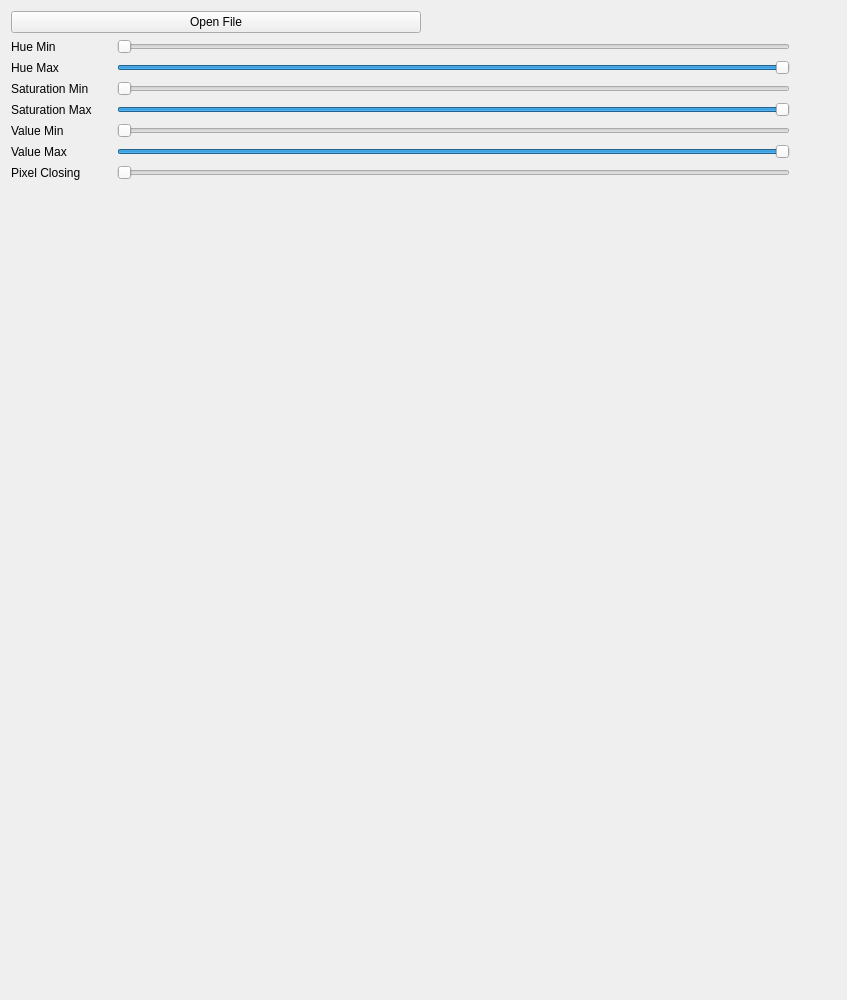
<?xml version="1.0" encoding="UTF-8"?>
<ui version="4.0">
 <class>Form</class>
 <widget class="QWidget" name="Form">
  <property name="geometry">
   <rect>
    <x>0</x>
    <y>0</y>
    <width>847</width>
    <height>1000</height>
   </rect>
  </property>
  <property name="windowTitle">
   <string>Form</string>
  </property>
  <layout class="QVBoxLayout" name="verticalLayout_2">
   <item>
    <layout class="QHBoxLayout" name="horizontalLayout">
     <item>
      <widget class="QPushButton" name="openFileButton">
       <property name="text">
        <string>Open File</string>
       </property>
      </widget>
     </item>
     <item>
      <widget class="QLabel" name="filepath">
       <property name="text">
        <string/>
       </property>
      </widget>
     </item>
    </layout>
   </item>
   <item>
    <layout class="QHBoxLayout" name="horizontalLayout_5">
     <item>
      <widget class="QLabel" name="label">
       <property name="minimumSize">
        <size>
         <width>100</width>
         <height>0</height>
        </size>
       </property>
       <property name="maximumSize">
        <size>
         <width>100</width>
         <height>16777215</height>
        </size>
       </property>
       <property name="text">
        <string>Hue Min</string>
       </property>
      </widget>
     </item>
     <item>
      <widget class="QSlider" name="hueMinSlider">
       <property name="maximum">
        <number>180</number>
       </property>
       <property name="sliderPosition">
        <number>0</number>
       </property>
       <property name="tracking">
        <bool>true</bool>
       </property>
       <property name="orientation">
        <enum>Qt::Horizontal</enum>
       </property>
      </widget>
     </item>
     <item>
      <widget class="QLabel" name="hueMinOutput">
       <property name="minimumSize">
        <size>
         <width>40</width>
         <height>0</height>
        </size>
       </property>
       <property name="maximumSize">
        <size>
         <width>40</width>
         <height>16777215</height>
        </size>
       </property>
       <property name="text">
        <string/>
       </property>
      </widget>
     </item>
    </layout>
   </item>
   <item>
    <layout class="QHBoxLayout" name="horizontalLayout_6">
     <item>
      <widget class="QLabel" name="label_2">
       <property name="minimumSize">
        <size>
         <width>100</width>
         <height>0</height>
        </size>
       </property>
       <property name="maximumSize">
        <size>
         <width>100</width>
         <height>16777215</height>
        </size>
       </property>
       <property name="text">
        <string>Hue Max</string>
       </property>
      </widget>
     </item>
     <item>
      <widget class="QSlider" name="hueMaxSlider">
       <property name="maximum">
        <number>180</number>
       </property>
       <property name="value">
        <number>180</number>
       </property>
       <property name="sliderPosition">
        <number>180</number>
       </property>
       <property name="tracking">
        <bool>true</bool>
       </property>
       <property name="orientation">
        <enum>Qt::Horizontal</enum>
       </property>
      </widget>
     </item>
     <item>
      <widget class="QLabel" name="hueMaxOutput">
       <property name="minimumSize">
        <size>
         <width>40</width>
         <height>0</height>
        </size>
       </property>
       <property name="maximumSize">
        <size>
         <width>40</width>
         <height>16777215</height>
        </size>
       </property>
       <property name="text">
        <string/>
       </property>
      </widget>
     </item>
    </layout>
   </item>
   <item>
    <layout class="QHBoxLayout" name="horizontalLayout_7">
     <item>
      <widget class="QLabel" name="label_3">
       <property name="minimumSize">
        <size>
         <width>100</width>
         <height>0</height>
        </size>
       </property>
       <property name="maximumSize">
        <size>
         <width>100</width>
         <height>16777215</height>
        </size>
       </property>
       <property name="text">
        <string>Saturation Min</string>
       </property>
      </widget>
     </item>
     <item>
      <widget class="QSlider" name="satMinSlider">
       <property name="maximum">
        <number>255</number>
       </property>
       <property name="orientation">
        <enum>Qt::Horizontal</enum>
       </property>
      </widget>
     </item>
     <item>
      <widget class="QLabel" name="satMinOutput">
       <property name="minimumSize">
        <size>
         <width>40</width>
         <height>0</height>
        </size>
       </property>
       <property name="maximumSize">
        <size>
         <width>40</width>
         <height>16777215</height>
        </size>
       </property>
       <property name="text">
        <string/>
       </property>
      </widget>
     </item>
    </layout>
   </item>
   <item>
    <layout class="QHBoxLayout" name="horizontalLayout_8">
     <item>
      <widget class="QLabel" name="label_4">
       <property name="minimumSize">
        <size>
         <width>100</width>
         <height>0</height>
        </size>
       </property>
       <property name="maximumSize">
        <size>
         <width>100</width>
         <height>16777215</height>
        </size>
       </property>
       <property name="text">
        <string>Saturation Max</string>
       </property>
      </widget>
     </item>
     <item>
      <widget class="QSlider" name="satMaxSlider">
       <property name="maximum">
        <number>255</number>
       </property>
       <property name="value">
        <number>255</number>
       </property>
       <property name="orientation">
        <enum>Qt::Horizontal</enum>
       </property>
      </widget>
     </item>
     <item>
      <widget class="QLabel" name="satMaxOutput">
       <property name="minimumSize">
        <size>
         <width>40</width>
         <height>0</height>
        </size>
       </property>
       <property name="maximumSize">
        <size>
         <width>40</width>
         <height>16777215</height>
        </size>
       </property>
       <property name="text">
        <string/>
       </property>
      </widget>
     </item>
    </layout>
   </item>
   <item>
    <layout class="QHBoxLayout" name="horizontalLayout_2">
     <item>
      <widget class="QLabel" name="label_6">
       <property name="minimumSize">
        <size>
         <width>100</width>
         <height>0</height>
        </size>
       </property>
       <property name="maximumSize">
        <size>
         <width>100</width>
         <height>16777215</height>
        </size>
       </property>
       <property name="text">
        <string>Value Min</string>
       </property>
      </widget>
     </item>
     <item>
      <widget class="QSlider" name="valueMinSlider">
       <property name="maximum">
        <number>255</number>
       </property>
       <property name="value">
        <number>0</number>
       </property>
       <property name="orientation">
        <enum>Qt::Horizontal</enum>
       </property>
      </widget>
     </item>
     <item>
      <widget class="QLabel" name="valueMinOutput">
       <property name="minimumSize">
        <size>
         <width>40</width>
         <height>0</height>
        </size>
       </property>
       <property name="maximumSize">
        <size>
         <width>40</width>
         <height>16777215</height>
        </size>
       </property>
       <property name="text">
        <string/>
       </property>
      </widget>
     </item>
    </layout>
   </item>
   <item>
    <layout class="QHBoxLayout" name="horizontalLayout_9">
     <item>
      <widget class="QLabel" name="label_7">
       <property name="minimumSize">
        <size>
         <width>100</width>
         <height>0</height>
        </size>
       </property>
       <property name="maximumSize">
        <size>
         <width>100</width>
         <height>16777215</height>
        </size>
       </property>
       <property name="text">
        <string>Value Max</string>
       </property>
      </widget>
     </item>
     <item>
      <widget class="QSlider" name="valueMaxSlider">
       <property name="maximum">
        <number>255</number>
       </property>
       <property name="value">
        <number>255</number>
       </property>
       <property name="orientation">
        <enum>Qt::Horizontal</enum>
       </property>
      </widget>
     </item>
     <item>
      <widget class="QLabel" name="valueMaxOutput">
       <property name="minimumSize">
        <size>
         <width>40</width>
         <height>0</height>
        </size>
       </property>
       <property name="maximumSize">
        <size>
         <width>40</width>
         <height>16777215</height>
        </size>
       </property>
       <property name="text">
        <string/>
       </property>
      </widget>
     </item>
    </layout>
   </item>
   <item>
    <layout class="QHBoxLayout" name="horizontalLayout_11">
     <item>
      <widget class="QLabel" name="label_5">
       <property name="minimumSize">
        <size>
         <width>100</width>
         <height>0</height>
        </size>
       </property>
       <property name="maximumSize">
        <size>
         <width>100</width>
         <height>16777215</height>
        </size>
       </property>
       <property name="text">
        <string>Pixel Closing</string>
       </property>
      </widget>
     </item>
     <item>
      <widget class="QSlider" name="morphSlider">
       <property name="minimum">
        <number>1</number>
       </property>
       <property name="maximum">
        <number>50</number>
       </property>
       <property name="orientation">
        <enum>Qt::Horizontal</enum>
       </property>
      </widget>
     </item>
     <item>
      <widget class="QLabel" name="morphOutput">
       <property name="minimumSize">
        <size>
         <width>40</width>
         <height>0</height>
        </size>
       </property>
       <property name="maximumSize">
        <size>
         <width>40</width>
         <height>16777215</height>
        </size>
       </property>
       <property name="text">
        <string/>
       </property>
      </widget>
     </item>
    </layout>
   </item>
   <item>
    <layout class="QHBoxLayout" name="horizontalLayout_10">
     <item>
      <widget class="QLabel" name="imgLabel">
       <property name="sizePolicy">
        <sizepolicy hsizetype="Preferred" vsizetype="Expanding">
         <horstretch>1</horstretch>
         <verstretch>0</verstretch>
        </sizepolicy>
       </property>
       <property name="minimumSize">
        <size>
         <width>800</width>
         <height>0</height>
        </size>
       </property>
       <property name="maximumSize">
        <size>
         <width>800</width>
         <height>16777215</height>
        </size>
       </property>
       <property name="text">
        <string/>
       </property>
      </widget>
     </item>
    </layout>
   </item>
  </layout>
 </widget>
 <resources/>
 <connections/>
</ui>
